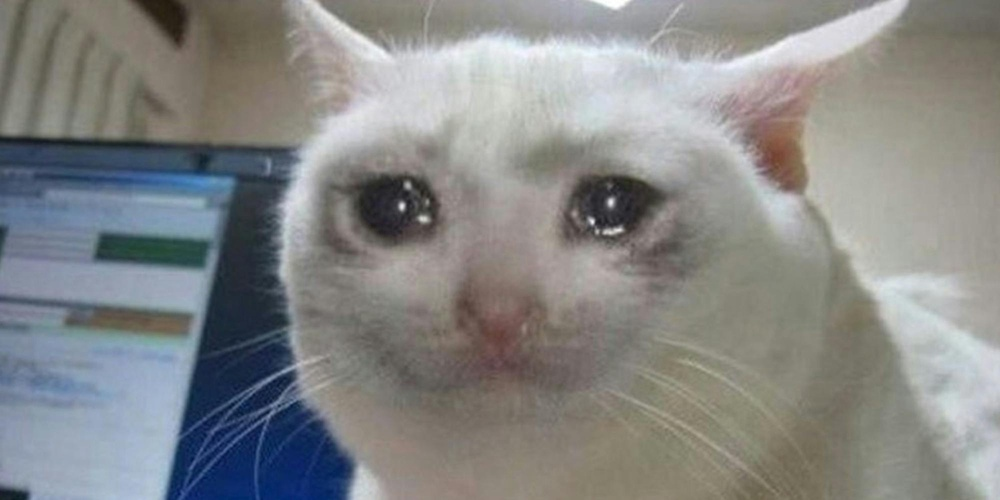
#> input picture images/crying-cat-meme.jpg, 1000 x 500 px, shrunk from 2000 x 1000 before the run, found by its file name
$ python invert.py
#> lines starting #> are read from the running program, lines starting #| are printed output that depends on the picture
import numpy as np
import matplotlib.pyplot as plt
import matplotlib.image as mpimg
from PIL import Image

def rgb2gray(rgb): # Y' = 0.2989 R + 0.5870 G + 0.1140 B
    """
    Function to turn an RGB image to gray scale
    rdg : an RGB image represented as a numpy array
    """
    return np.dot(rgb[...,:3], [0.2989, 0.5870, 0.1140])

image = plt.imread("Lab1-Inverting_Image/crying-cat-meme.jpg")
#> image is the input picture: shape (500, 1000, 3); mean R, G, B 133.8, 135, 134.3
print(image.shape) # show the dimensions of the image
#| (500, 1000, 3)
image_gray = rgb2gray(image)
#> in rgb2gray, `return np.dot(rgb[...,:3], [0.2989, 0.5870, 0.1140])`:
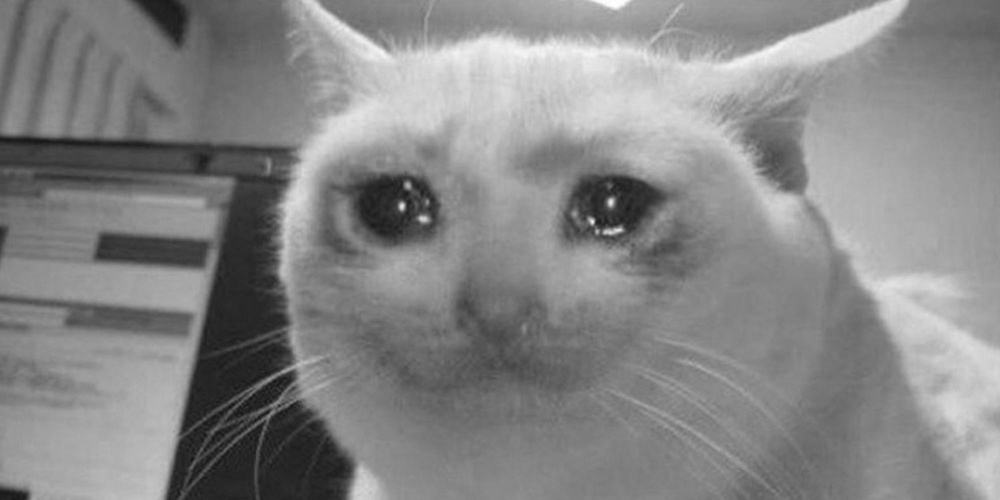
#> returned value: shape (500, 1000) float64; min 20.05, max 255, mean 134.6
print(image.shape) # show new dimensions of the image
#| (500, 1000, 3)

# show the gray scale image
plt.imshow(image_gray,cmap='gray')
plt.colorbar()
plt.savefig('grayscale_image.png')
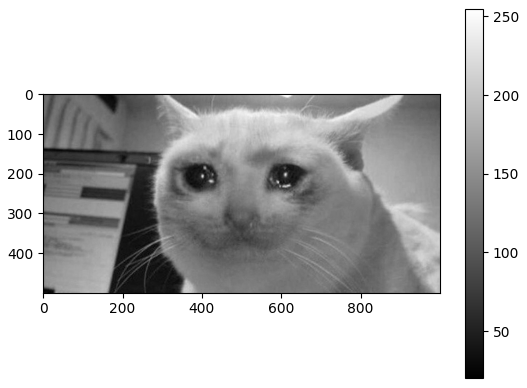
#> figure drawn by matplotlib, 2 panels
plt.show()

# invert the image
image_gray_invert = 255 - image_gray
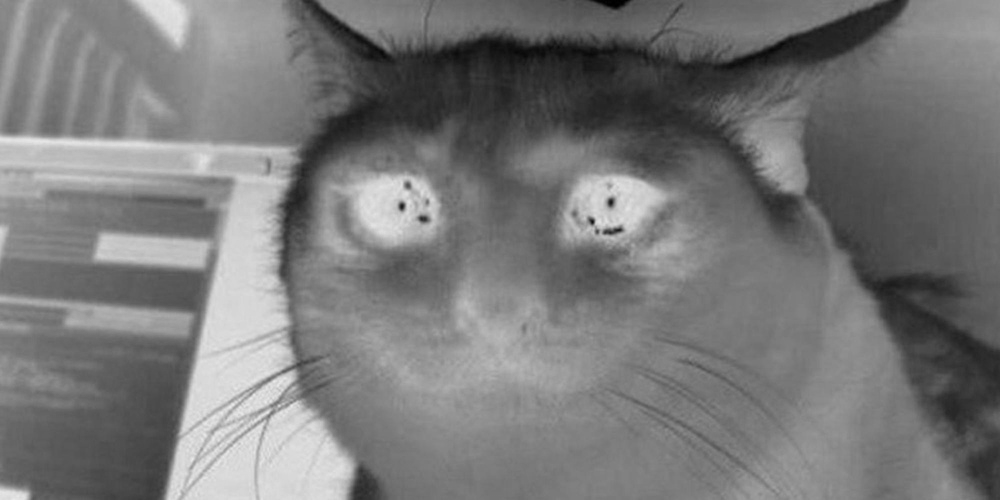
#> image_gray_invert: shape (500, 1000) float64; min 0.0255, max 235, mean 120.4
plt.imshow(image_gray_invert,cmap='gray')
plt.colorbar()
plt.savefig('invert_grayscale_image.png')
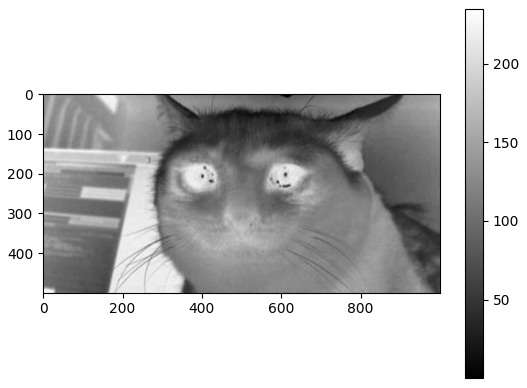
#> figure drawn by matplotlib, 2 panels
plt.show()

# original image
plt.imshow(image)
plt.colorbar()
plt.savefig('image.png')
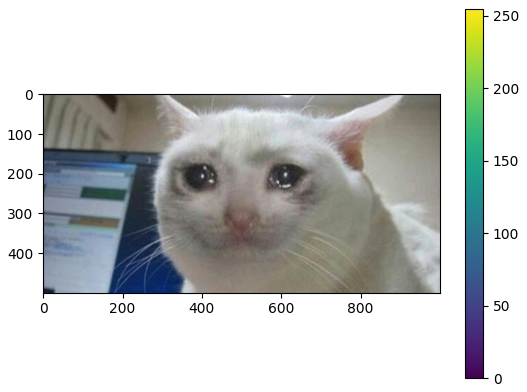
#> figure drawn by matplotlib, 2 panels
plt.show()

# invert color image
invert_image = 255 - image
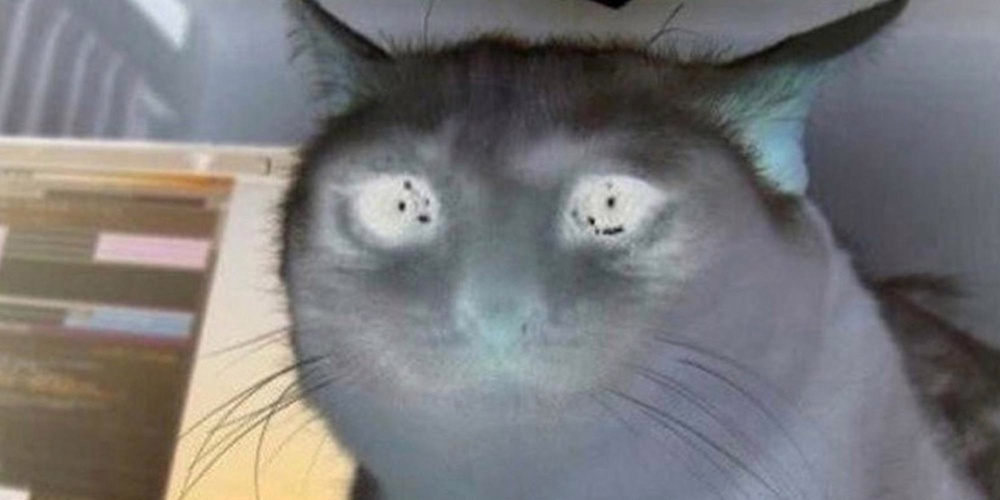
#> invert_image: shape (500, 1000, 3); mean R, G, B 121.2, 120, 120.7
plt.imshow(image_gray_invert)
plt.colorbar()
plt.savefig('invert_image.png')
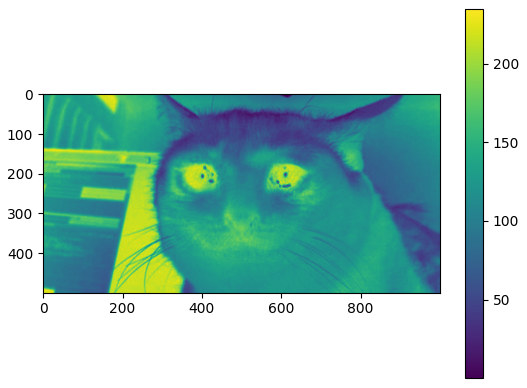
#> figure drawn by matplotlib, 2 panels
plt.show()

$ run again, with images/beach_sunset.jpg copied over images/crying-cat-meme.jpg
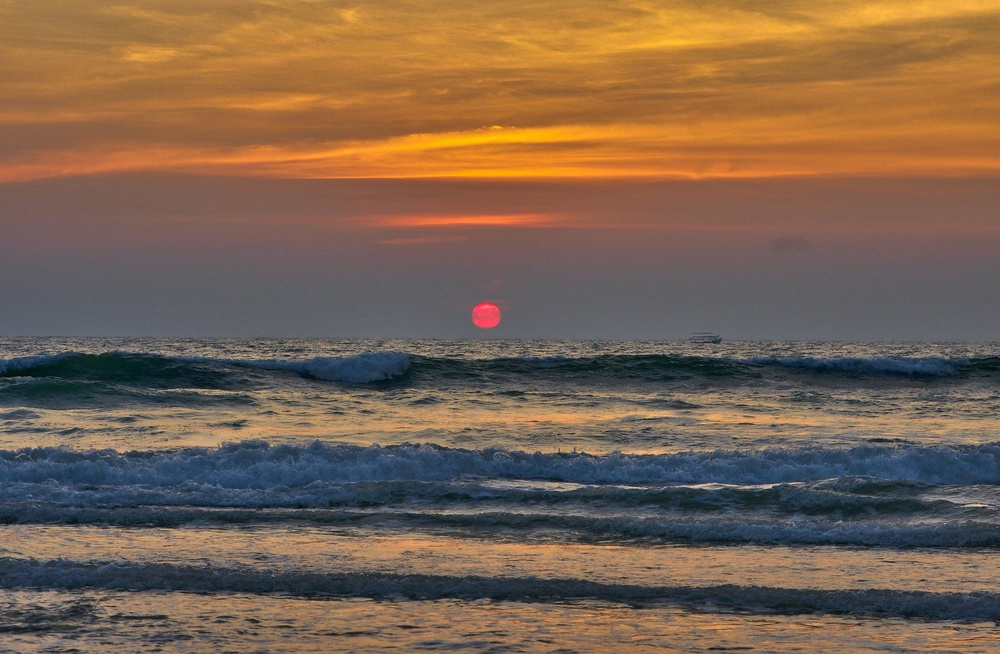
#> input picture images/beach_sunset.jpg, 1000 x 654 px, shrunk from 3000 x 1962 before the run, found by its file name
#> image is the input picture: shape (654, 1000, 3); mean R, G, B 123.1, 98.9, 79.1
#| (654, 1000, 3)
#| (654, 1000, 3)
#> `invert_image = 255 - image`:
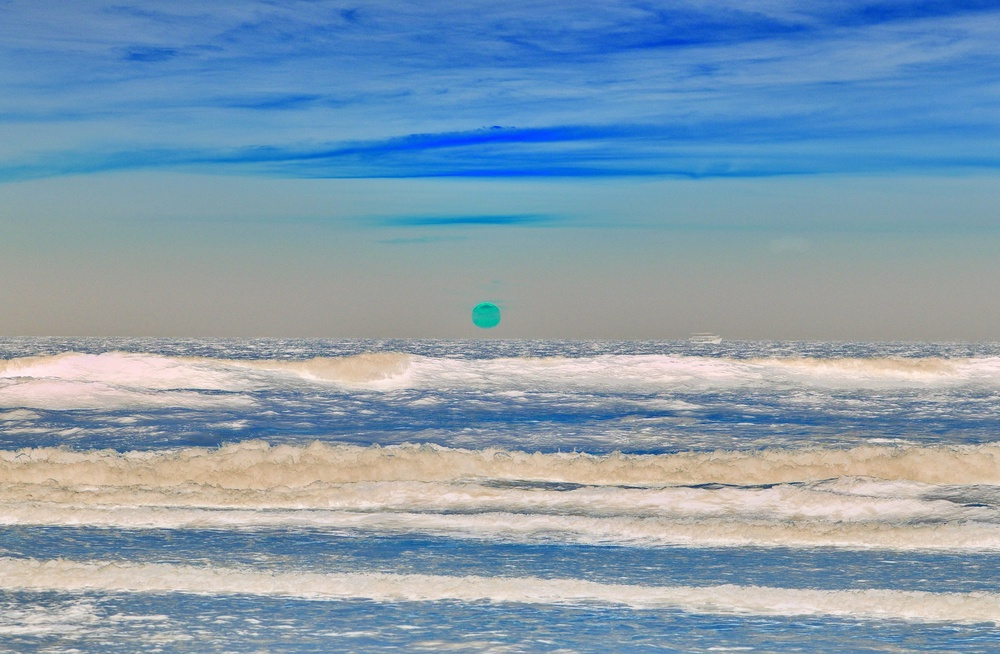
#> invert_image: shape (654, 1000, 3); mean R, G, B 131.9, 156.1, 175.9
#> `plt.savefig('invert_image.png')`:
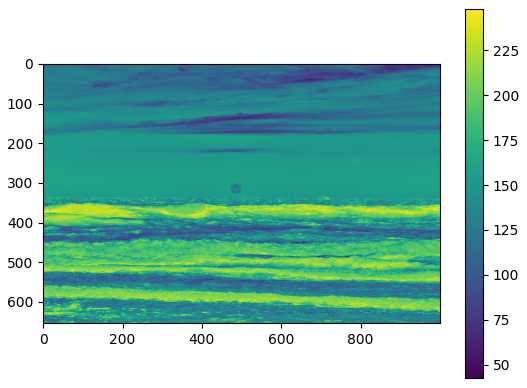
#> figure drawn by matplotlib, 2 panels

$ run again, with images/camel.jpg copied over images/crying-cat-meme.jpg
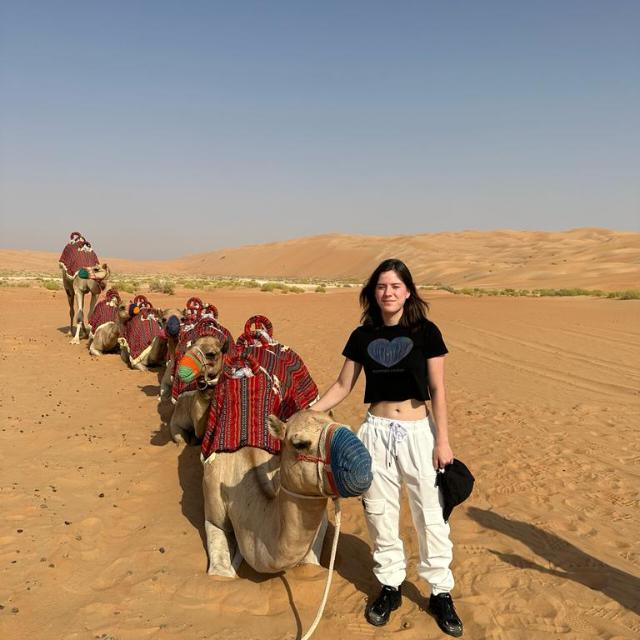
#> input picture images/camel.jpg, 640 x 640 px, found by its file name
#> image is the input picture: shape (640, 640, 3); mean R, G, B 163.1, 140.6, 118.8
#| (640, 640, 3)
#| (640, 640, 3)
#> `invert_image = 255 - image`:
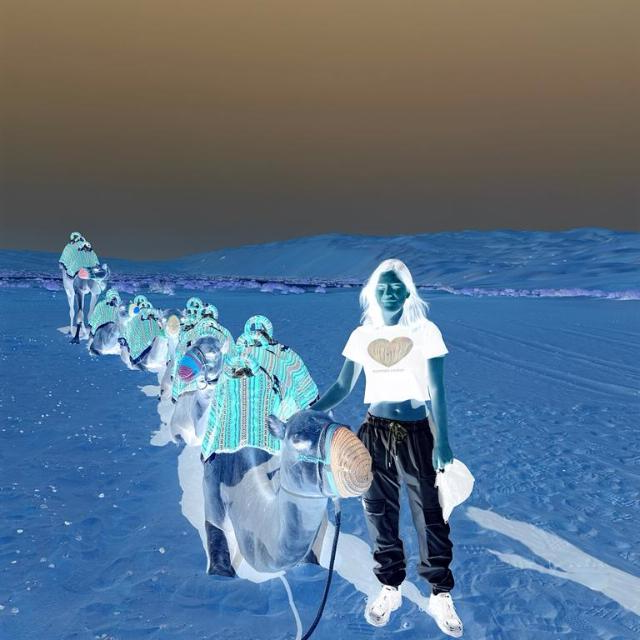
#> invert_image: shape (640, 640, 3); mean R, G, B 91.9, 114.4, 136.2
#> `plt.savefig('invert_image.png')`:
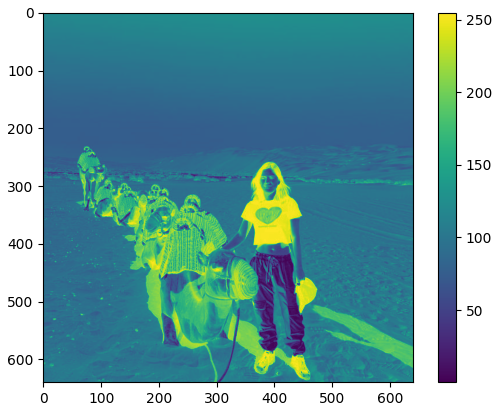
#> figure drawn by matplotlib, 2 panels
